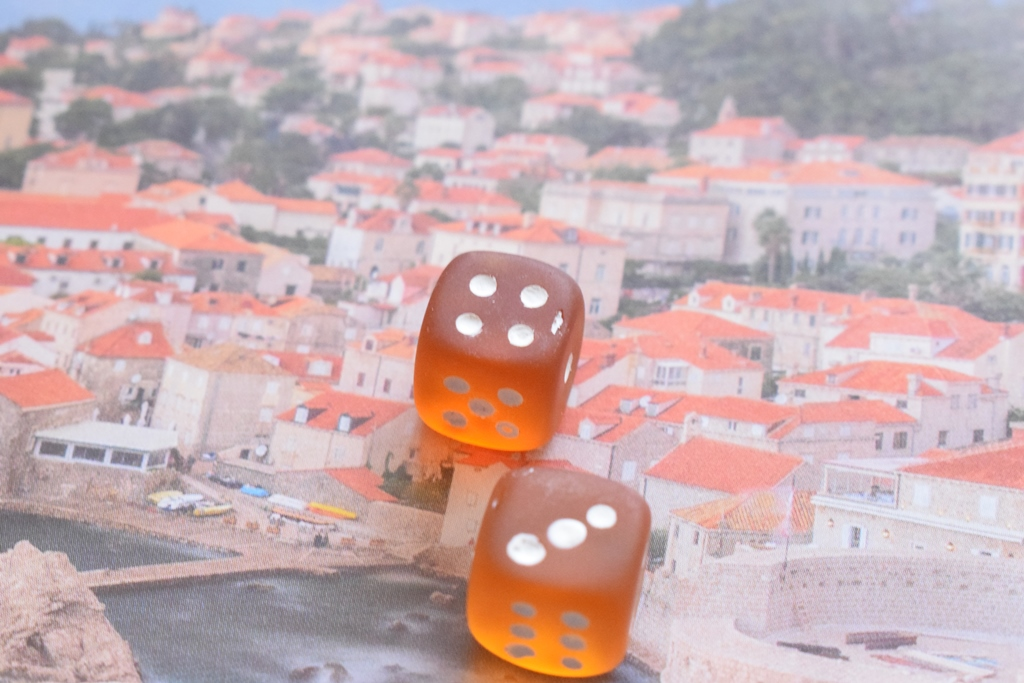
#> input picture img/1 (1).JPG, 1024 x 683 px; its folder holds only this picture in this run
$ python main.py
#> lines starting #> are read from the running program, lines starting #| are printed output that depends on the picture; after the words box and inside, x2 and y2 are one past the last pixel; in counts of white or black regions, pixels touching at a corner belong together
import cv2
# import sys
# import os
from os import listdir
from os.path import isfile, join
import numpy as np

def detect(image):
    # read original picture >> img0
#> called with image = 'img/1 (1).JPG'
    print("filename: ", image)
    img0 = cv2.imread('' + image)
#> img0 is the input picture: shape (683, 1024, 3); mean B, G, R 176.7, 174.4, 200.2
    """
    cv2.namedWindow('original', cv2.WINDOW_AUTOSIZE)
    cv2.imshow('original', img0)
    k = cv2.waitKey()
    if k == 27:
        exit()
    """
    # convert to grayscale >> img1
    img1 = cv2.cvtColor(img0, cv2.COLOR_BGR2GRAY)
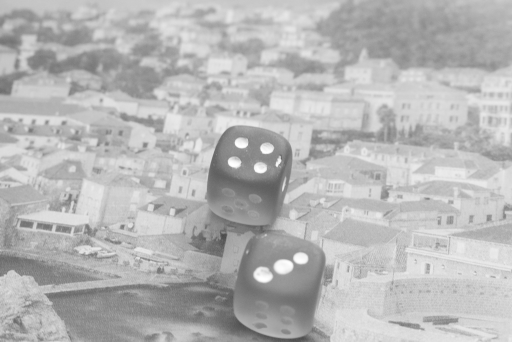
#> img1: shape (683, 1024) (shown at 1/2 size); min 70, max 255, mean 182.4
    """
    cv2.namedWindow('grayscale', cv2.WINDOW_AUTOSIZE)
    cv2.imshow('grayscale', img1)
    k = cv2.waitKey()
    if k == 27:
        exit()
    """
    # add blur to grayscale >> img2
    img2 = cv2.medianBlur(img1, 19)
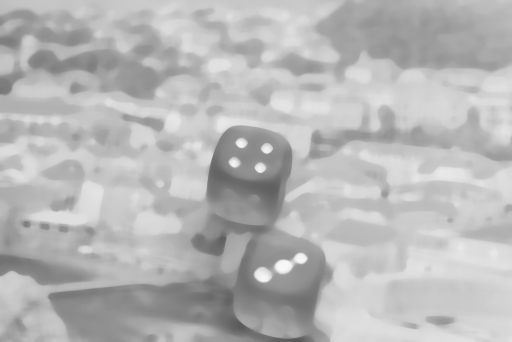
#> img2: shape (683, 1024) (shown at 1/2 size); min 87, max 248, mean 182.7
    """
    cv2.namedWindow('blur', cv2.WINDOW_AUTOSIZE)
    cv2.imshow('blur', img2)
    k = cv2.waitKey()
    if k == 27:
        exit()
    """
    # binary threshold to filter noise >> img3
    ret, img3 = cv2.threshold(img2, 100, 255, 0)
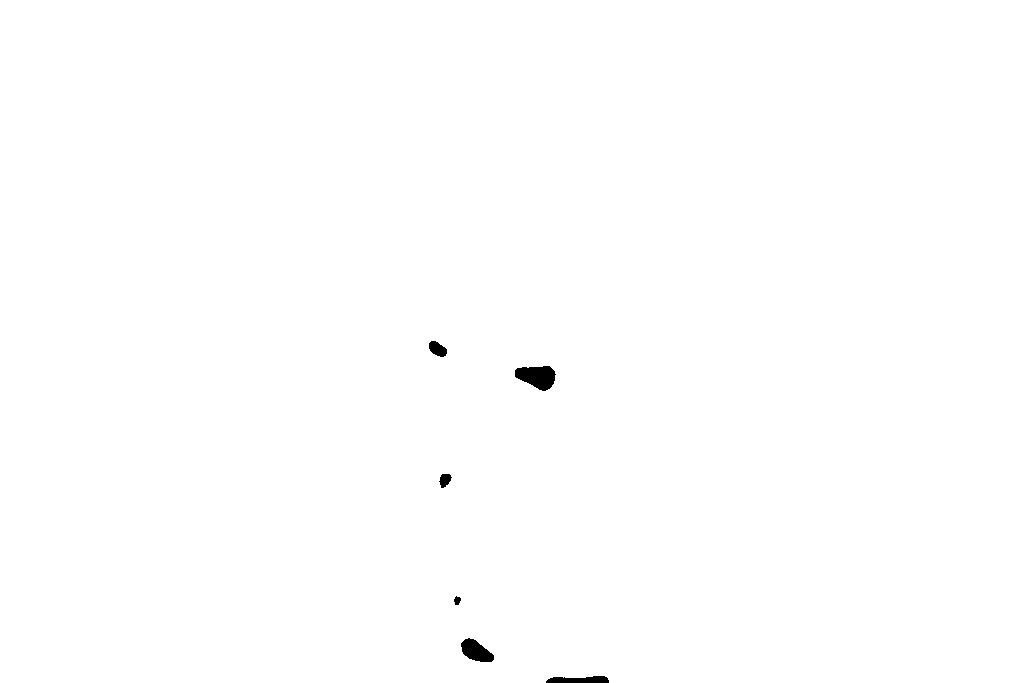
#> img3: shape (683, 1024); 99.7% white; 6 black regions, box (x1, y1, x2, y2) and area: (515, 366, 556, 391) 711, (461, 638, 494, 662) 500, (546, 676, 609, 683) 350, (429, 341, 447, 357) 197, (439, 474, 452, 488) 123, (454, 596, 461, 605) 45
    # optional: Gaussian adaptive threshold algorythm
    #img3 = cv2.adaptiveThreshold(img2, 255, cv2.ADAPTIVE_THRESH_GAUSSIAN_C, cv2.THRESH_BINARY, 63, 5)

    # Read image
    im = img3

    # Setup SimpleBlobDetector parameters. source: https://www.learnopencv.com/blob-detection-using-opencv-python-c/
    params = cv2.SimpleBlobDetector_Params()

    # Change thresholds
    params.minThreshold = 10
    params.maxThreshold = 200

    # Filter by Area.
    params.filterByArea = True
    params.minArea = 100

    # Filter by Circularity
    params.filterByCircularity = True
    params.minCircularity = 0.2

    # Filter by Convexity
    params.filterByConvexity = True
    params.minConvexity = 0.87

    # Filter by Inertia
    params.filterByInertia = True
    params.minInertiaRatio = 0.01

    detector = cv2.SimpleBlobDetector_create(params)

    # Detect blobs.
    keypoints = detector.detect(im)
#> keypoints = 4 keypoints; (x, y, size): (537, 376, 33.3), (476, 651, 27.5), (437, 349, 17.9), (445, 480, 13.4)
    dots = len(keypoints)
#> dots = 4
    print("keypoints: ", dots)
#| keypoints:  4

    if dots > 0:

        # Draw detected blobs as red circles.
        # cv2.DRAW_MATCHES_FLAGS_DRAW_RICH_KEYPOINTS ensures
        # the size of the circle corresponds to the size of blob

        im_with_keypoints = cv2.drawKeypoints(im, keypoints, np.array([]), (0,0,255), cv2.DRAW_MATCHES_FLAGS_DRAW_RICH_KEYPOINTS)

        # Write number of blobs to image
        position = (10,50)
        cv2.putText(
            im_with_keypoints, #numpy array on which text is written
            str(dots), #text
            position, #position at which writing has to start
            cv2.FONT_HERSHEY_COMPLEX, #font family
            1, #font size
            (0, 0, 255), #font color
            3) #font stroke
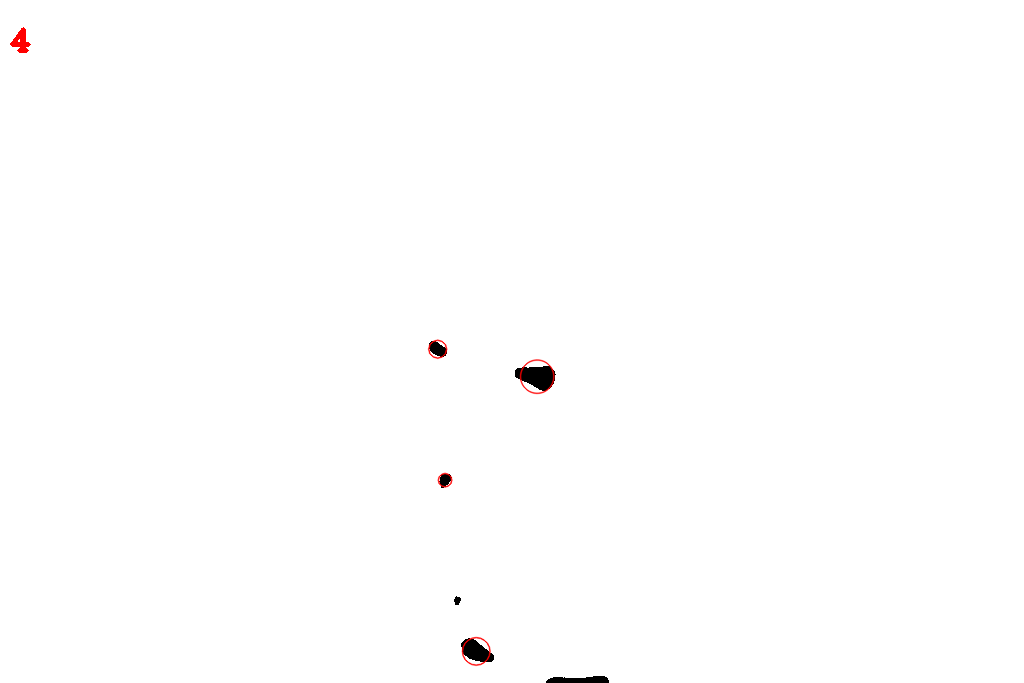
#> im_with_keypoints: shape (683, 1024, 3); mean of channels 0, 1, 2 254.1, 254.1, 254.3; drawn as B, G, R

        # Show blobs
        cv2.imshow("Keypoints", im_with_keypoints)

    else:
        print("No dots found, inverting")
        img4 = cv2.bitwise_not(img3)

        # Setup SimpleBlobDetector parameters.
        params = cv2.SimpleBlobDetector_Params()

        # Change thresholds
        params.minThreshold = 10
        params.maxThreshold = 200

        # Filter by Color
        params.blobColor = 0

        # Filter by Area.
        params.filterByArea = True
        params.minArea = 100

        # Filter by Circularity
        params.filterByCircularity = True
        params.minCircularity = 0.2

        # Filter by Convexity
        params.filterByConvexity = True
        params.minConvexity = 0.87

        # Filter by Inertia
        params.filterByInertia = True
        params.minInertiaRatio = 0.01

        # Create a detector with the parameters
        detector = cv2.SimpleBlobDetector_create(params)

        # Detect blobs.
        keypoints = detector.detect(img4)
        dots = len(keypoints)
        print("keypoints: ", dots)

        # Draw detected blobs as red circles.
        # cv2.DRAW_MATCHES_FLAGS_DRAW_RICH_KEYPOINTS ensures
        # the size of the circle corresponds to the size of blob

        im_with_keypoints = cv2.drawKeypoints(img4, keypoints, np.array([]), (0,0,255), cv2.DRAW_MATCHES_FLAGS_DRAW_RICH_KEYPOINTS)

        # Write number of blobs to image
        position = (10,50)
        cv2.putText(
            im_with_keypoints, #numpy array on which text is written
            str(dots), #text
            position, #position at which writing has to start
            cv2.FONT_HERSHEY_COMPLEX, #font family
            1, #font size
            (0, 0, 255), #font color
            3) #font stroke

        # Show blobs
        cv2.imshow("Keypoints", im_with_keypoints)

    k = cv2.waitKey()
#> (key Esc is pressed here)
    if k == 27:
        exit()
#> (the program exits here)

$ run again, on img/1 (15).JPG
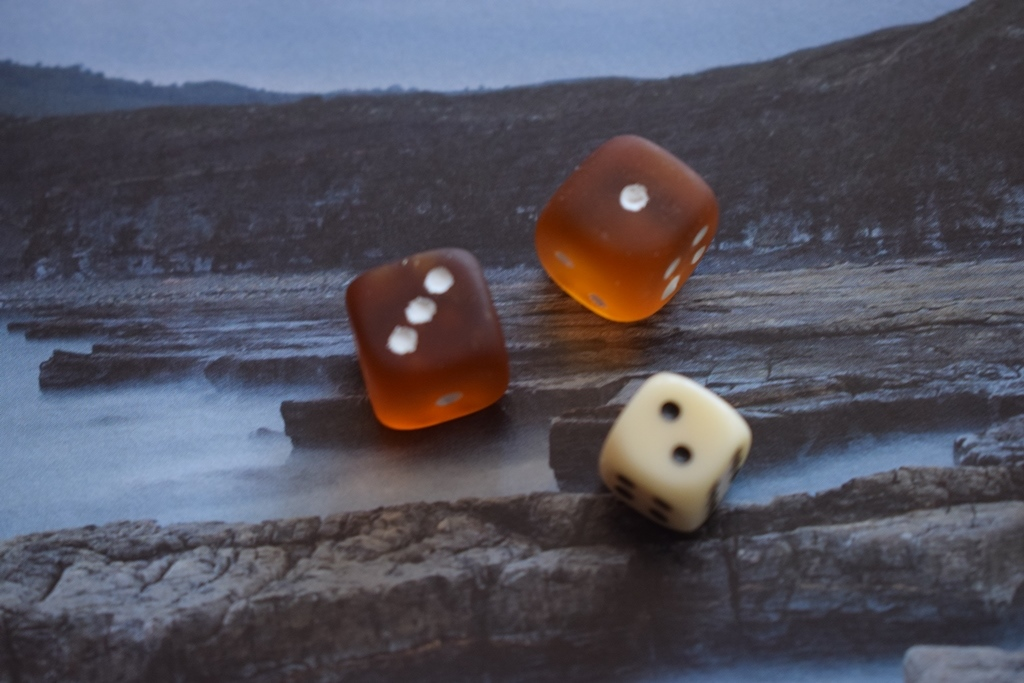
#> input picture img/1 (15).JPG, 1024 x 683 px
#> in detect, img0 is the input picture: shape (683, 1024, 3); mean B, G, R 92.8, 81.6, 83.1
#> in detect, `ret, img3 = cv2.threshold(img2, 100, 255, 0)`:
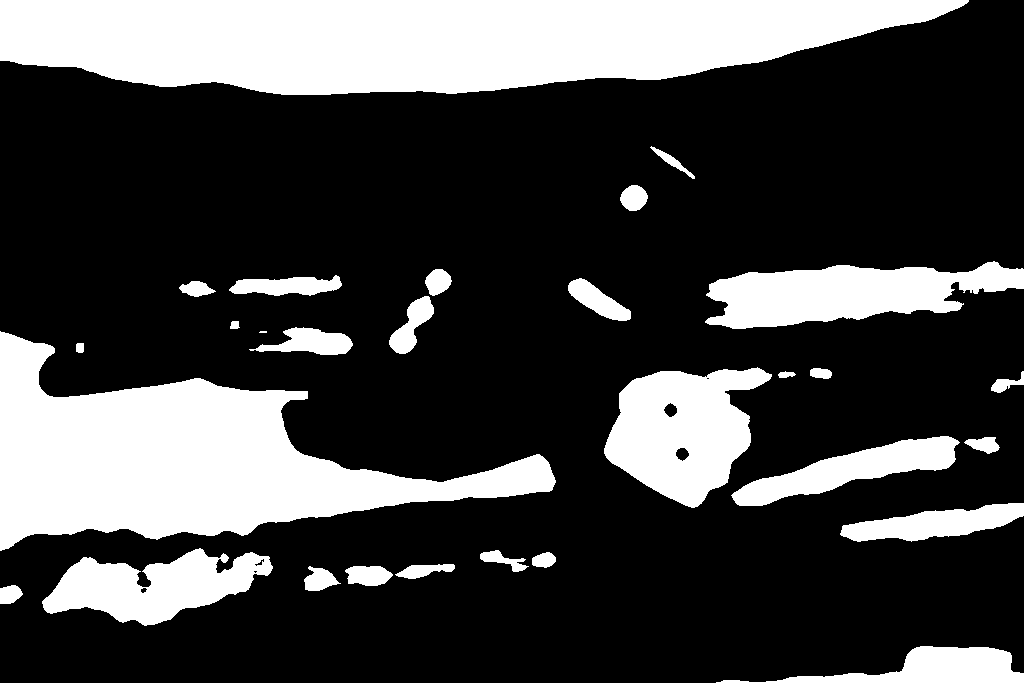
#> img3: shape (683, 1024); 26.9% white; 29 white regions (1 under 20 px), largest, box (x1, y1, x2, y2) and area: (0, 0, 969, 95) 69789, (0, 331, 556, 551) 53584, (604, 367, 772, 508) 14705
#> keypoints = 2 keypoints; (x, y, size): (670, 410, 13.4), (682, 454, 13.3)
#> dots = 2
#| keypoints:  2
#> in detect, `cv2.putText( im_with_keypoints,`:
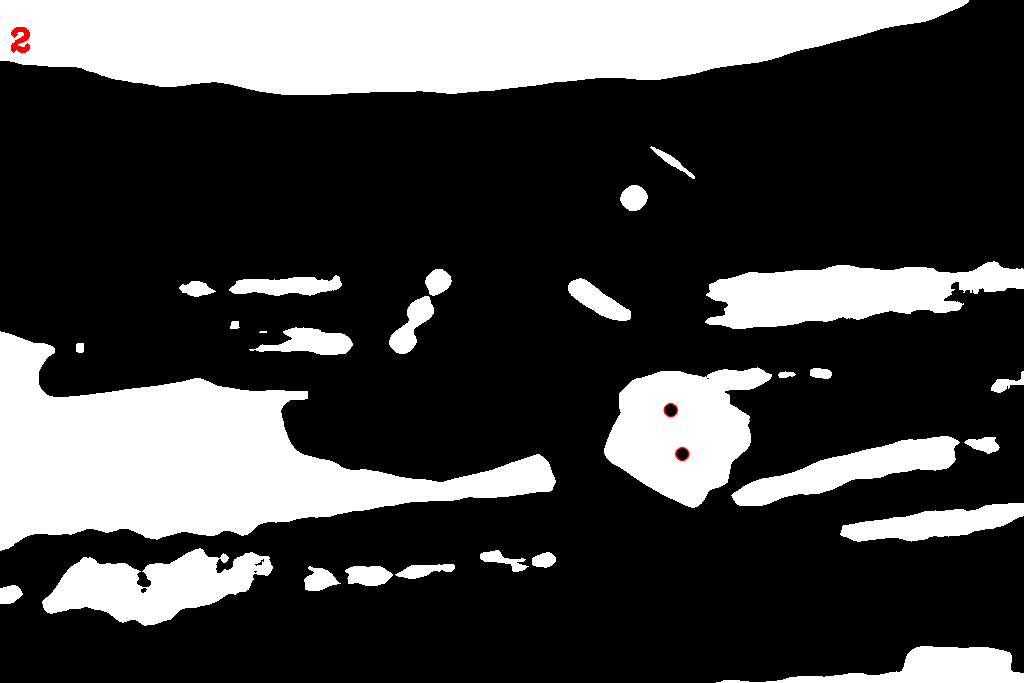
#> im_with_keypoints: shape (683, 1024, 3); mean of channels 0, 1, 2 68.4, 68.4, 68.6; drawn as B, G, R

$ run again, on img/1 (16).JPG
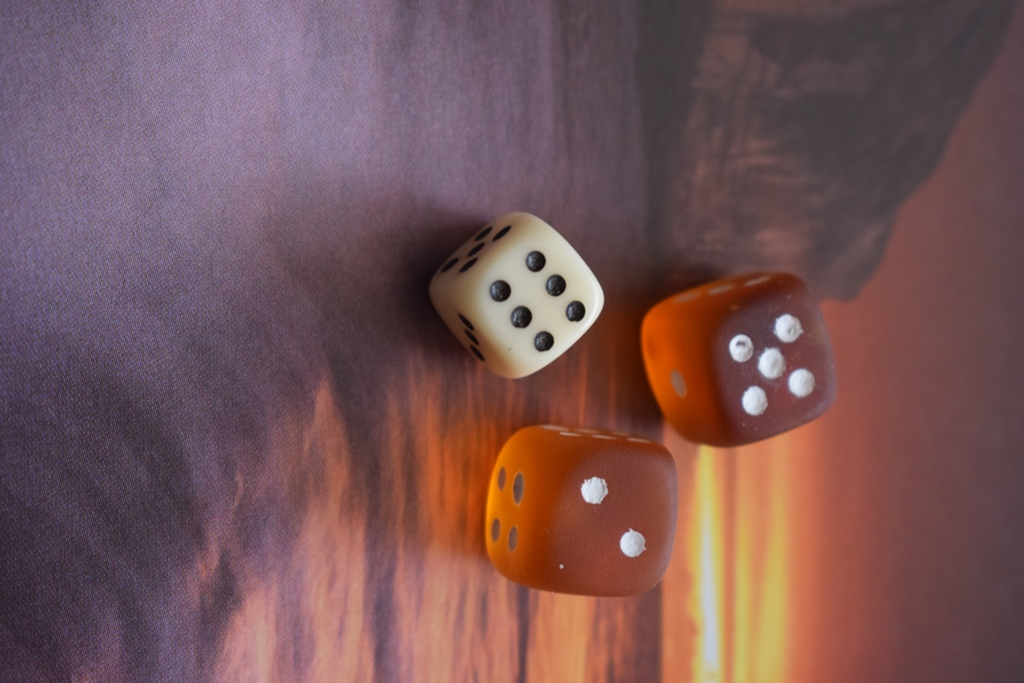
#> input picture img/1 (16).JPG, 1024 x 683 px
#> in detect, img0 is the input picture: shape (683, 1024, 3); mean B, G, R 86.6, 85.2, 118.5
#> in detect, `ret, img3 = cv2.threshold(img2, 100, 255, 0)`:
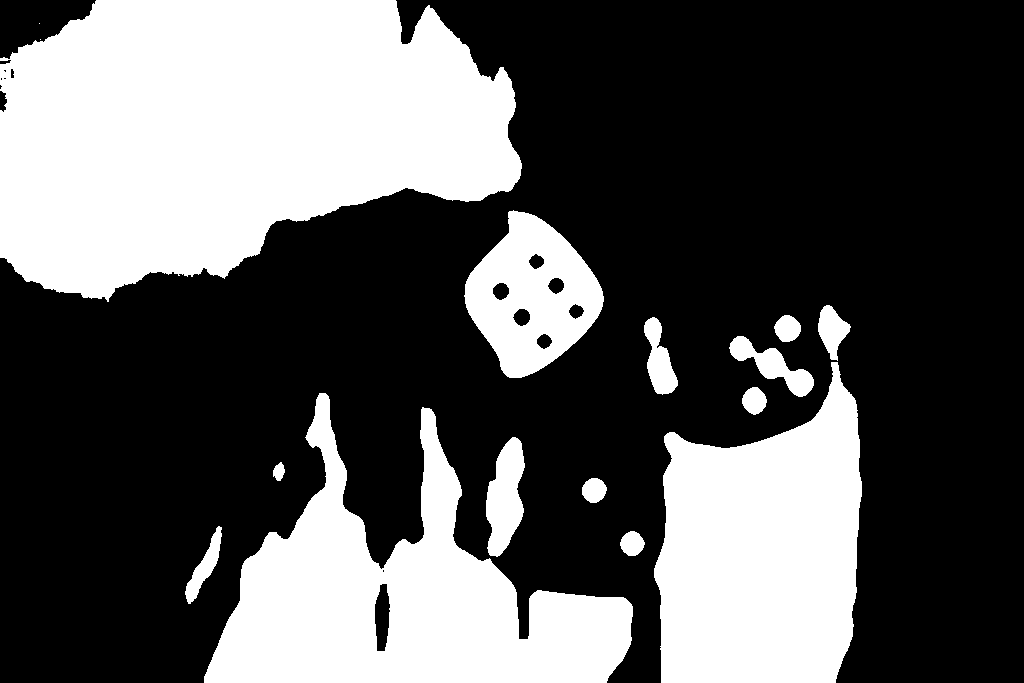
#> img3: shape (683, 1024); 35% white; 16 white regions (2 under 20 px), largest, box (x1, y1, x2, y2) and area: (0, 0, 522, 302) 115815, (204, 393, 633, 683) 55509, (654, 362, 862, 683) 49227
#> keypoints = 7 keypoints; (x, y, size): (382, 617, 39.1), (522, 317, 17.3), (501, 291, 17.1), (556, 285, 16.2), (544, 341, 14.9), (536, 261, 14.7), (576, 311, 14.4)
#> dots = 7
#| keypoints:  7
#> in detect, `cv2.putText( im_with_keypoints,`:
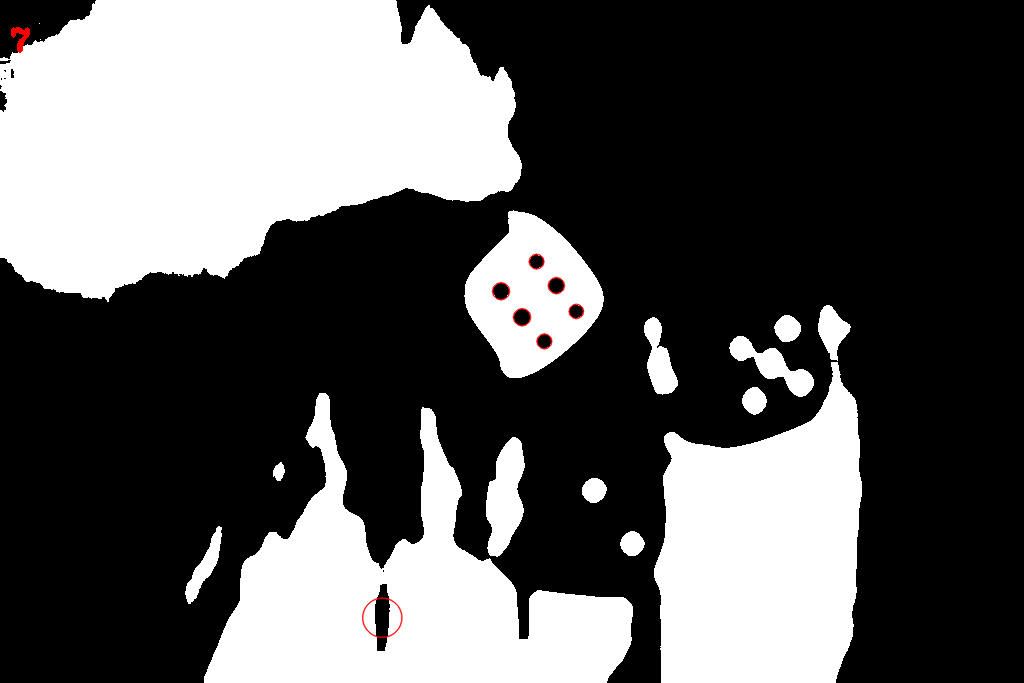
#> im_with_keypoints: shape (683, 1024, 3); mean of channels 0, 1, 2 89.2, 89.2, 89.4; drawn as B, G, R
